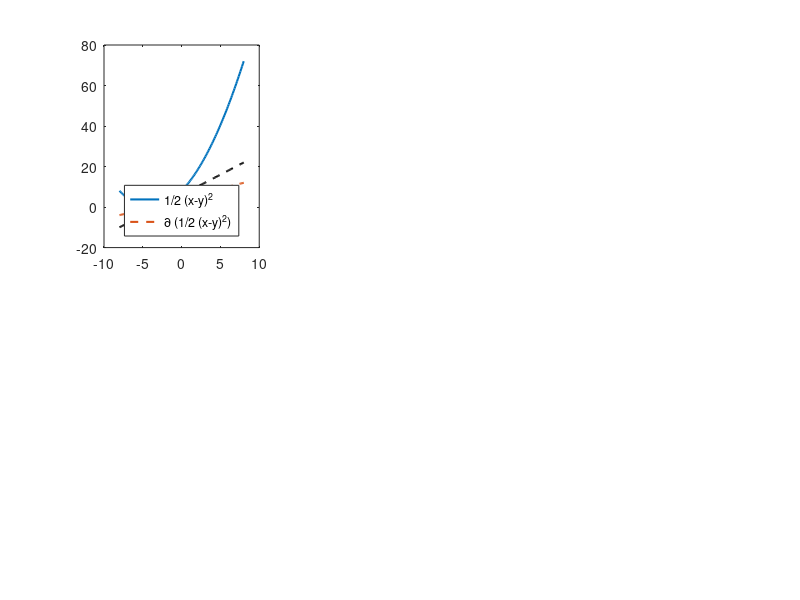

Here is the MATLAB script that generated this plot: (Note: this script raises an error after producing the figure.)
%%%%%%%% VISUAL ILLUSTRATION OF THE SOFT THRESHOLDING OPERATION %%%%%%%
%
% Illustration of the proximal operator for the function \lambda |x| for
% positive \lambda, i.e., the solution to the problem
% minimize_x 0.5 (x-y)^2 + \lambda |x|
% which is given by the soft thresholding operation.
%
% Filip Elvander, December 2019.
%
clc,clear,close all

%%%%% USER PARAMETERS %%%%%%
pause_time = 0.0001;
lambda = 2;
%%%%%%%%%%%%%%%%%%%%%%%%%%%%

nbr_points_y = 100;
nbr_points_x = 150;

y_min = -2*lambda;
y_max = 2*lambda;
y_grid = linspace(y_min,y_max,nbr_points_y)';
x_min = 2*y_min;
x_max = 2*y_max;
x_grid = linspace(x_min,x_max,nbr_points_x)';

data_fit_func = @(x,y) 0.5*(x-y).^2;
pen_func = @(x) lambda*abs(x);
pen = pen_func(x_grid);
x_opt_vec = sign(y_grid).*max(abs(y_grid)-lambda,0);

%%%%%%%% Plotting %%%%%%%
figure(1)
%%%%%%%%
for k_grid = 1:nbr_points_y
    data_fit = data_fit_func(x_grid,y_grid(k_grid));
    tot_obj = data_fit+pen;
    x_opt = x_opt_vec(k_grid);
    %%%%%
    
    
    
    %%%%% Plot of quadratic term + gradient and first order approx %%%%
    subplot(231)
    cla
    plot(x_grid,data_fit,'linewidth',1.5)
    hold on
    plot(x_grid,x_grid-y_grid(k_grid),'--','linewidth',1.5)
    first_order_quad = (x_opt_vec(k_grid)-y_grid(k_grid))*(x_grid-x_opt_vec(k_grid))+0.5*(x_opt_vec(k_grid)-y_grid(k_grid))^2;
    plot(x_grid,first_order_quad,'k--','linewidth',1.5)
    plot(x_opt,0.5*(x_opt_vec(k_grid)-y_grid(k_grid))^2,'ko','linewidth',1.5)
    if k_grid ==1
        lgd = legend('1/2 (x-y)^2','\partial (1/2 (x-y)^2)',...
            'Location','South');
        lgd.FontSize = 12;
        xl = xlabel('x');
        xl.FontSize = 12;
    end
    xlim([x_min,x_max])
    ylim([x_min,x_max])
    grid on
    %%%%%%%%%%%%%%%%%%%%%%%%%%%%%%%%%%%%%%%%%%%%%%%%%%%%%%%%%%%%%%%%%%%%%%%
    %%%%% Plot of penalty term + gradient and first order approx %%%%
    subplot(234)
    cla
    plot(x_grid,pen,'linewidth',1.5)
    hold on
    plot(x_grid,lambda*sign(x_grid),'--','linewidth',1.5)
    if abs(x_opt_vec(k_grid))>0
        first_order_pen = lambda*sign(x_opt_vec(k_grid))*x_grid;
    else
        first_order_pen = (y_grid(k_grid))*x_grid;
    end
    plot(x_grid,first_order_pen,'k--','linewidth',1.5)
    plot(x_opt,lambda*abs(x_opt),'ko','linewidth',1.5)
    %hold off
    if k_grid == 1
        lgd = legend('\lambda |x|','\partial \lambda |x|',...
            'Location','South');
        lgd.FontSize = 12;
        xl = xlabel('x');
        xl.FontSize = 12;
    end
    xlim([x_min,x_max])
    ylim([x_min,x_max])
    grid on
    %%%%%%%%%%%%%%%%%%%%%%%%%%%%%%%%%%%%
    %%%%% Plot of total objective + gradient and first order approx %%%%
    subplot(132)
    cla
    h_tot = plot(x_grid,tot_obj,'linewidth',1.5);
    hold on
    h_grad = plot(x_grid,lambda*sign(x_grid)+(x_grid-y_grid(k_grid)),'r--','linewidth',1.5);
    plot(x_grid,first_order_quad+first_order_pen,'k--','linewidth',1.5)
    hold on
    max_obj = max(data_fit+pen);
    h_opt = plot(x_opt,0.5*(x_opt-y_grid(k_grid))^2+lambda*abs(x_opt),'ko','linewidth',1.5);
    h_lambda = plot(x_grid,lambda*ones(size(x_grid)),'m:','linewidth',2);
    h_vec = [h_tot,h_grad,h_opt,h_lambda];
    grid on
    xlim([x_min,x_max])
    ylim(2*[x_min,x_max])
    
    if k_grid == 1
        str_cell = {'1/2 (x-y)^2 +\lambda |x|','\partial (1/2 (x-y)^2 +\lambda |x|)','x_{opt}','\lambda'};
        lgd = legend(h_vec,str_cell,'Location','South');
        lgd.FontSize = 12;
        xl = xlabel('x');
        xl.FontSize = 12;
    end
    
    % Lines marking optimal x, as well as zero
    if abs(x_opt)>0
        title(['\color{black}y = ',num2str(y_grid(k_grid)),', \lambda = ',num2str(lambda)])
        plot([x_opt,x_opt],20*[-1,1],'k:','linewidth',2)
        plot([x_min,x_max],[0,0],'k:','linewidth',2)
    else
        title(['\color{green}y = ',num2str(y_grid(k_grid)),', \lambda = ',num2str(lambda)])
        plot([x_opt,x_opt],20*[-1,1],'g:','linewidth',2)
        plot([x_min,x_max],[0,0],'g:','linewidth',2)
    end
    %%%%%%%%%%%%%%%%%%%%%%%%%%%%%%%%%%%%%%%%%%%%%%%%%%%%%%%%%%%%%%%%%%%%%%%%
    %%%%% Plot of optimal x (soft thresholding) %%%%
    subplot(133)
    cla
    plot(y_grid(1:k_grid),x_opt_vec(1:k_grid),'color',[0,0.5,0],'linewidth',1.5)
    hold on
    plot(lambda*[1,1],[-5,5],'m:','linewidth',2)
    plot(-lambda*[1,1],[-5,5],'m:','linewidth',2)
    %hold off
    grid on
    xlim([y_min,y_max])
    ylim([x_opt_vec(1),x_opt_vec(end)])
    
    if k_grid ==1
        lgd = legend('x_{opt}','\pm \lambda');
        lgd.FontSize = 12;
        xl = xlabel('y');
        xl.FontSize = 12;
    end
    drawnow
    pause(pause_time)
    %%%%%%%%%%%%%%%%%%%%%%%%%%%%%%%%%%%%%%%%%%%%%%%%%%%%%%%%%%%%%%%%%%%%%%%%%
    
end


